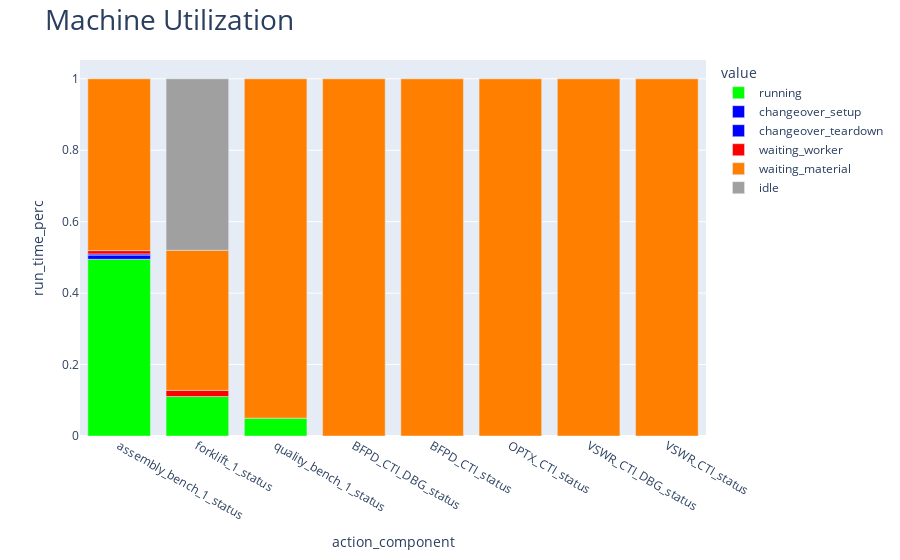

Notebook code cell kept with this figure:
### Code cell
output_viewer.plot_machine_utilization(machine_df=machine_df, duration=duration)

### Figure 1 — Plotly figure (JSON) as saved in the notebook; plotly's stock layout.template omitted (floating-point values rounded to 4 significant figures)
{"data": [{"alignmentgroup": "True", "hoverlabel": {"namelength": 0}, "hovertemplate": "value=running<br>action_component=%{x}<br>run_time_perc=%{y}", "legendgroup": "running", "marker": {"color": "rgb(0, 255, 0)"}, "name": "running", "offsetgroup": "running", "orientation": "v", "showlegend": true, "textposition": "auto", "type": "bar", "x": ["assembly_bench_1_status", "forklift_1_status", "quality_bench_1_status"], "xaxis": "x", "y": [0.4947, 0.1106, 0.05], "yaxis": "y"}, {"alignmentgroup": "True", "hoverlabel": {"namelength": 0}, "hovertemplate": "value=changeover_setup<br>action_component=%{x}<br>run_time_perc=%{y}", "legendgroup": "changeover_setup", "marker": {"color": "rgb(0, 0, 255)"}, "name": "changeover_setup", "offsetgroup": "changeover_setup", "orientation": "v", "showlegend": true, "textposition": "auto", "type": "bar", "x": ["assembly_bench_1_status"], "xaxis": "x", "y": [0.0117], "yaxis": "y"}, {"alignmentgroup": "True", "hoverlabel": {"namelength": 0}, "hovertemplate": "value=changeover_teardown<br>action_component=%{x}<br>run_time_perc=%{y}", "legendgroup": "changeover_teardown", "marker": {"color": "rgb(0, 0, 255)"}, "name": "changeover_teardown", "offsetgroup": "changeover_teardown", "orientation": "v", "showlegend": true, "textposition": "auto", "type": "bar", "x": ["assembly_bench_1_status"], "xaxis": "x", "y": [0.0034], "yaxis": "y"}, {"alignmentgroup": "True", "hoverlabel": {"namelength": 0}, "hovertemplate": "value=waiting_worker<br>action_component=%{x}<br>run_time_perc=%{y}", "legendgroup": "waiting_worker", "marker": {"color": "rgb(255, 0, 0)"}, "name": "waiting_worker", "offsetgroup": "waiting_worker", "orientation": "v", "showlegend": true, "textposition": "auto", "type": "bar", "x": ["assembly_bench_1_status", "forklift_1_status"], "xaxis": "x", "y": [0.00919, 0.017], "yaxis": "y"}, {"alignmentgroup": "True", "hoverlabel": {"namelength": 0}, "hovertemplate": "value=waiting_material<br>action_component=%{x}<br>run_time_perc=%{y}", "legendgroup": "waiting_material", "marker": {"color": "rgb(255, 128, 0)"}, "name": "waiting_material", "offsetgroup": "waiting_material", "orientation": "v", "showlegend": true, "textposition": "auto", "type": "bar", "x": ["BFPD_CTI_DBG_status", "BFPD_CTI_status", "OPTX_CTI_status", "VSWR_CTI_DBG_status", "VSWR_CTI_status", "assembly_bench_1_status", "forklift_1_status", "quality_bench_1_status"], "xaxis": "x", "y": [1.0, 1.0, 1.0, 1.0, 1.0, 0.481, 0.3924, 0.95], "yaxis": "y"}, {"alignmentgroup": "True", "hoverlabel": {"namelength": 0}, "hovertemplate": "value=idle<br>action_component=%{x}<br>run_time_perc=%{y}", "legendgroup": "idle", "marker": {"color": "rgb(160, 160, 160)"}, "name": "idle", "offsetgroup": "idle", "orientation": "v", "showlegend": true, "textposition": "auto", "type": "bar", "x": ["forklift_1_status"], "xaxis": "x", "y": [0.48], "yaxis": "y"}], "layout": {"barmode": "relative", "legend": {"title": {"text": "value"}, "tracegroupgap": 0}, "margin": {"t": 60}, "title": {"font": {"size": 28}, "text": "Machine Utilization"}, "xaxis": {"anchor": "y", "domain": [0, 1], "title": {"text": "action_component"}}, "yaxis": {"anchor": "x", "domain": [0, 1], "title": {"text": "run_time_perc"}}}}
